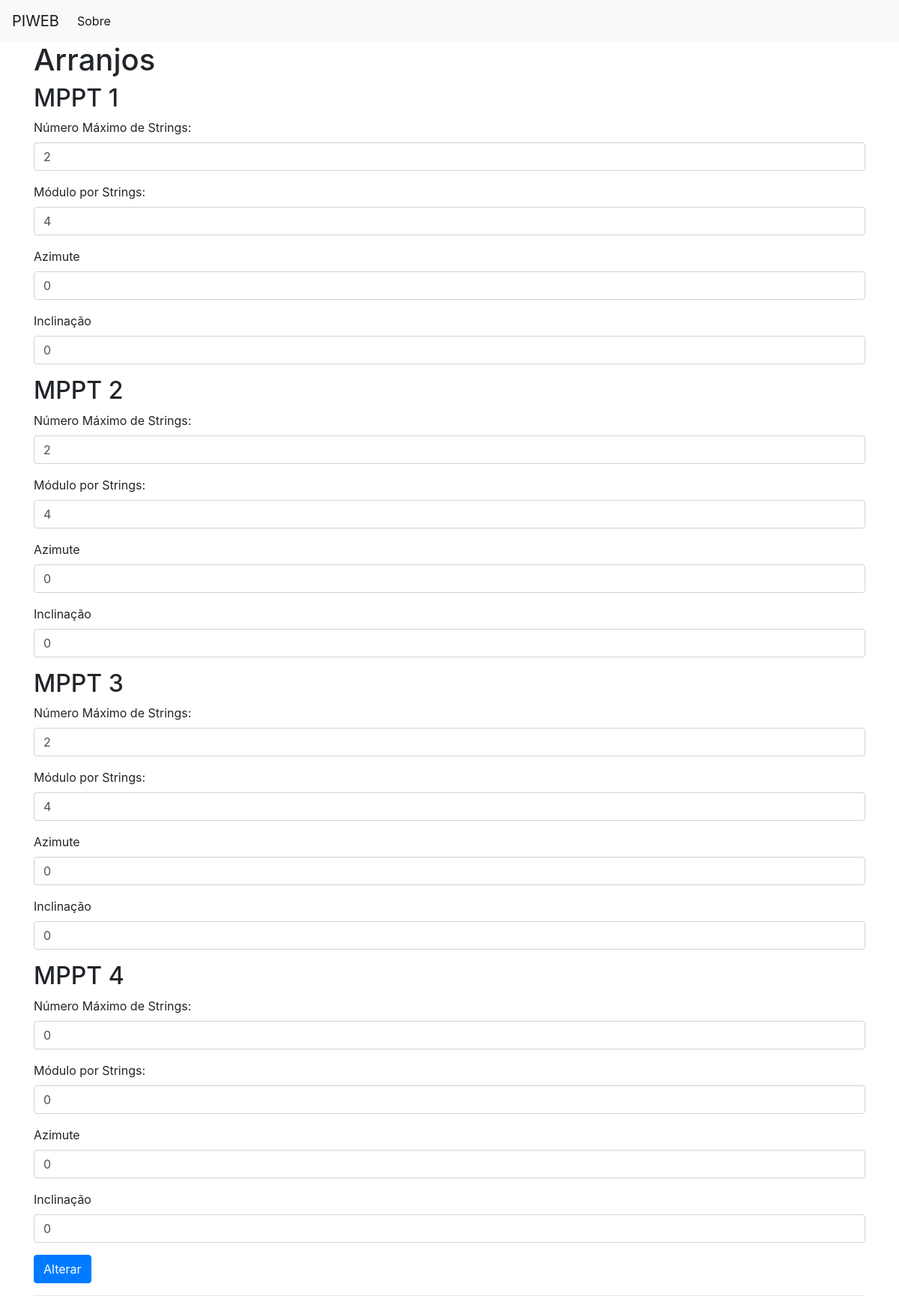
The page /edit_arranjos on the database its author committed.
### tables this page shows
CREATE TABLE arranjos (
    id_arranjos INTEGER PRIMARY KEY AUTOINCREMENT,
    created TIMESTAMP NOT NULL DEFAULT CURRENT_TIMESTAMP,
    numero_total_modulos TEXT NOT NULL,
    num_strings_mppt1 TEXT NOT NULL,
    mod_strings_mppt1 TEXT NOT NULL,
    azimute_mppt1 TEXT NOT NULL,
    inclinacao_mppt1 TEXT NOT NULL,
    num_strings_mppt2 TEXT NOT NULL,
    mod_strings_mppt2 TEXT NOT NULL,
    azimute_mppt2 TEXT NOT NULL,
    inclinacao_mppt2 TEXT NOT NULL,
    num_strings_mppt3 TEXT NOT NULL,
    mod_strings_mppt3 TEXT NOT NULL,
    azimute_mppt3 TEXT NOT NULL,
    inclinacao_mppt3 TEXT NOT NULL,
    num_strings_mppt4 TEXT NOT NULL,
    mod_strings_mppt4 TEXT NOT NULL,
    azimute_mppt4 TEXT NOT NULL,
    inclinacao_mppt4 TEXT NOT NULL
);

### app.py (the view, shortened to what this page needs)
@app.route('/edit_arranjos', methods=('GET', 'POST'))
def edit_arranjos():
    id = 1
    post_arranjo = get_post_arranjos(id)
    print('Rota de edição de arranjos')
    return render_template('edit_arranjos.html', post_arranjo=post_arranjo)

### app.py (called while the page is built)
def get_db_connection():
    conn = sqlite3.connect('database.db')
    conn.row_factory = sqlite3.Row
    return conn

def get_post_arranjos(post_id_arranjos):
    conn = get_db_connection()
    post_arranjos = conn.execute('SELECT * FROM arranjos WHERE id_arranjos = ?',
                        (post_id_arranjos,)).fetchone()
    conn.close()
    if post_arranjos is None:
        abort(404)
    return post_arranjos

### templates/edit_arranjos.html (shortened to what this page needs)
{% extends 'base.html' %}
{% block content %}
<h1>{% block title %} Arranjos {% endblock %}</h1>
<form method="post">
    <h2>MPPT 1</h2>
    <div class="form-group">
        <label for="title">Número Máximo de Strings:</label>
        <input type="text" name="num_strings_mppt1" placeholder="Número Máximo de Strings"
               class="form-control"
               value="{{ request.form['num_strings_mppt1'] or post_arranjo['num_strings_mppt1'] }}">
    </div>
    <div class="form-group">
        <label for="title">Módulo por Strings:</label>
        <input type="text" name="mod_strings_mppt1" placeholder="Módulo por Strings"
               class="form-control"
               value="{{ request.form['mod_strings_mppt1'] or post_arranjo['mod_strings_mppt1'] }}">
    </div>
    <div class="form-group">
        <label for="title">Azimute</label>
        <input type="text" name="azimute_mppt1" placeholder="Azimute"
               class="form-control"
               value="{{ request.form['azimute_mppt1'] or post_arranjo['azimute_mppt1'] }}">
    </div>
    <div class="form-group">
        <label for="title">Inclinação</label>
        <input type="text" name="inclinacao_mppt1" placeholder="Inclinação"
               class="form-control"
               value="{{ request.form['inclinacao_mppt1'] or post_arranjo['inclinacao_mppt1'] }}">
    </div>
    <h2>MPPT 2</h2>
    <div class="form-group">
        <label for="title">Número Máximo de Strings:</label>
        <input type="text" name="num_strings_mppt2" placeholder="Número Máximo de Strings"
               class="form-control"
               value="{{ request.form['num_strings_mppt2'] or post_arranjo['num_strings_mppt2'] }}">
    </div>
    <div class="form-group">
        <label for="title">Módulo por Strings:</label>
        <input type="text" name="mod_strings_mppt2" placeholder="Módulo por Strings"
               class="form-control"
               value="{{ request.form['mod_strings_mppt2'] or post_arranjo['mod_strings_mppt2'] }}">
    </div>
    <div class="form-group">
        <label for="title">Azimute</label>
        <input type="text" name="azimute_mppt2" placeholder="Azimute"
               class="form-control"
               value="{{ request.form['azimute_mppt2'] or post_arranjo['azimute_mppt2'] }}">
    </div>
    <div class="form-group">
        <label for="title">Inclinação</label>
        <input type="text" name="inclinacao_mppt2" placeholder="Inclinação"
               class="form-control"
               value="{{ request.form['inclinacao_mppt2'] or post_arranjo['inclinacao_mppt2'] }}">
    </div>
    <h2>MPPT 3</h2>
    <div class="form-group">
        <label for="title">Número Máximo de Strings:</label>
        <input type="text" name="num_strings_mppt3" placeholder="Número Máximo de Strings"
               class="form-control"
               value="{{ request.form['num_strings_mppt3'] or post_arranjo['num_strings_mppt3'] }}">
    </div>
    <div class="form-group">
        <label for="title">Módulo por Strings:</label>
        <input type="text" name="mod_strings_mppt3" placeholder="Módulo por Strings"
               class="form-control"
               value="{{ request.form['mod_strings_mppt3'] or post_arranjo['mod_strings_mppt3'] }}">
    </div>
    <div class="form-group">
        <label for="title">Azimute</label>
        <input type="text" name="azimute_mppt3" placeholder="Azimute"
               class="form-control"
               value="{{ request.form['azimute_mppt3'] or post_arranjo['azimute_mppt3'] }}">
    </div>
    <div class="form-group">
        <label for="title">Inclinação</label>
        <input type="text" name="inclinacao_mppt3" placeholder="Inclinação"
               class="form-control"
               value="{{ request.form['inclinacao_mppt3'] or post_arranjo['inclinacao_mppt3'] }}">
    </div>
    <h2>MPPT 4</h2>
    <div class="form-group">
        <label for="title">Número Máximo de Strings:</label>
        <input type="text" name="num_strings_mppt4" placeholder="Número Máximo de Strings"
               class="form-control"
               value="{{ request.form['num_strings_mppt4'] or post_arranjo['num_strings_mppt4'] }}">
    </div>
    <div class="form-group">
        <label for="title">Módulo por Strings:</label>
        <input type="text" name="mod_strings_mppt4" placeholder="Módulo por Strings"
               class="form-control"
               value="{{ request.form['mod_strings_mppt4'] or post_arranjo['mod_strings_mppt4'] }}">
    </div>
    <div class="form-group">
        <label for="title">Azimute</label>
        <input type="text" name="azimute_mppt4" placeholder="Azimute"
               class="form-control"
               value="{{ request.form['azimute_mppt4'] or post_arranjo['azimute_mppt4'] }}">
    </div>
    <div class="form-group">
        <label for="title">Inclinação</label>
        <input type="text" name="inclinacao_mppt4" placeholder="Inclinação"
               class="form-control"
               value="{{ request.form['inclinacao_mppt4'] or post_arranjo['inclinacao_mppt4'] }}">
    </div>
    <div class="form-group">
        <button type="submit" class="btn btn-primary">Alterar</button>
    </div>
</form>
<hr>
{% endblock %}

### rows shown on the page
arranjos: num_strings_mppt1 "2", mod_strings_mppt1 "4", azimute_mppt1 "0", inclinacao_mppt1 "0", num_strings_mppt2 "2", mod_strings_mppt2 "4", azimute_mppt2 "0", inclinacao_mppt2 "0", num_strings_mppt3 "2", mod_strings_mppt3 "4", azimute_mppt3 "0", inclinacao_mppt3 "0", num_strings_mppt4 "0", mod_strings_mppt4 "0", azimute_mppt4 "0", inclinacao_mppt4 "0"
